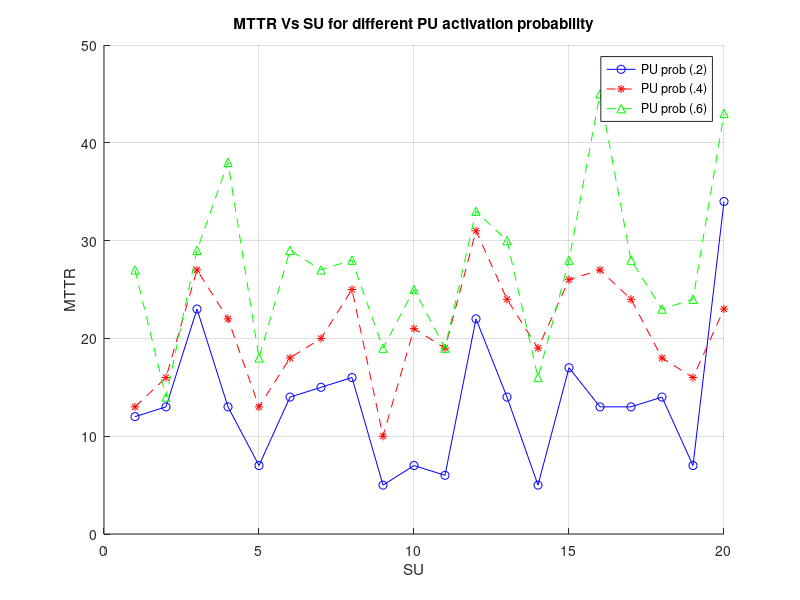
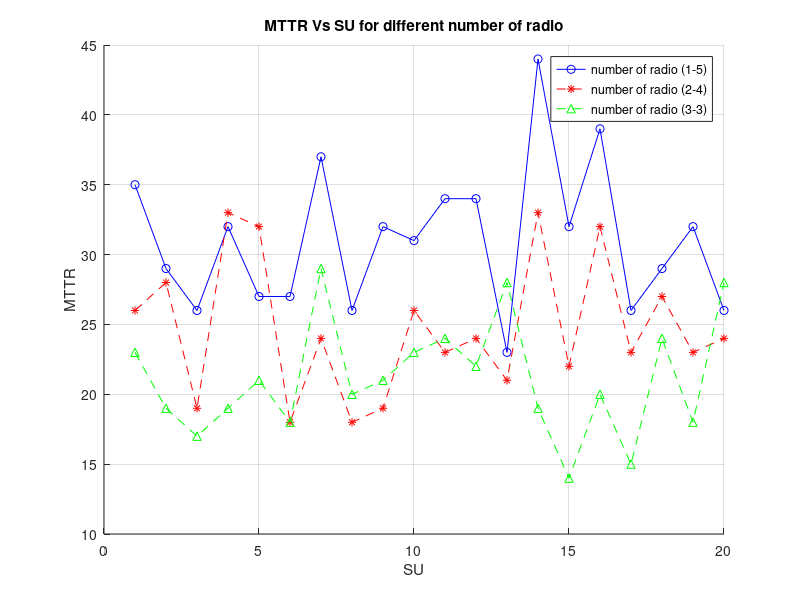
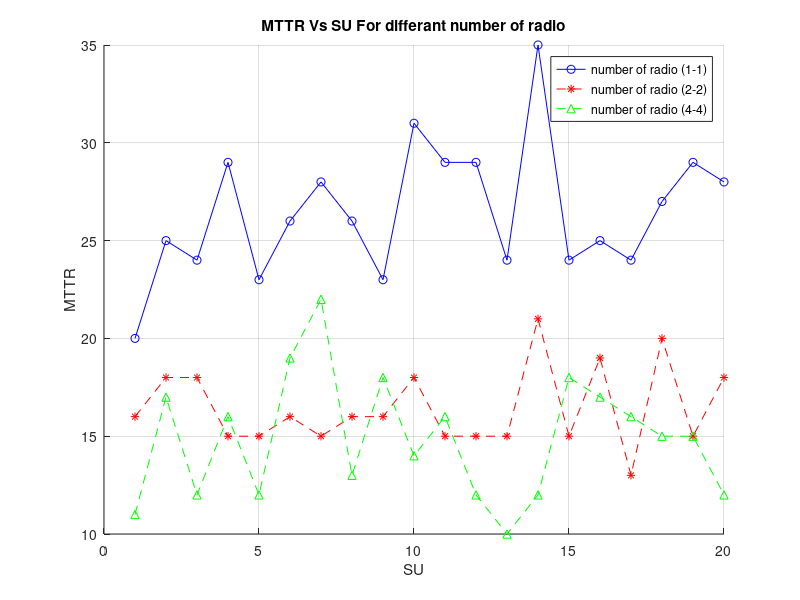
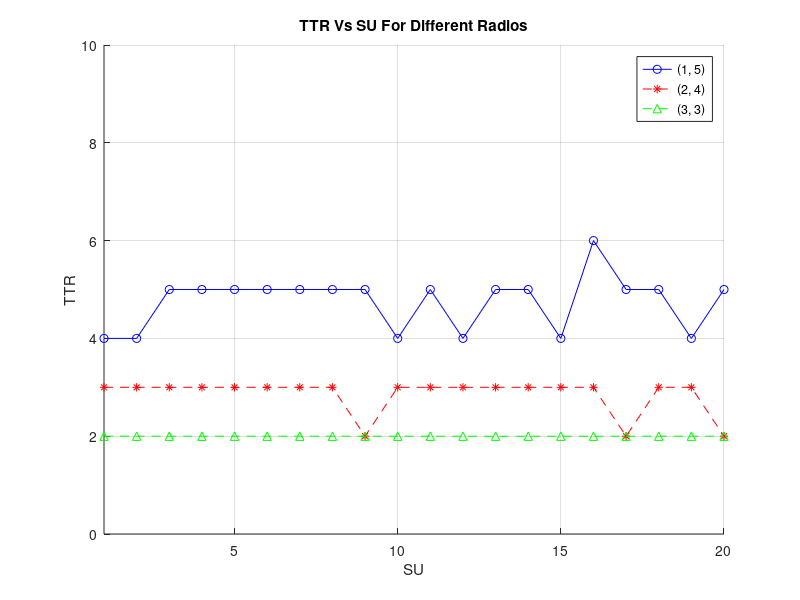

Source code (MATLAB) for these figures, in order:
%MTTR
MTTRPU2 = csvread('Maximum Time to rendezvous for Vs SU_PUprob(.2).csv');
MTTRPU4 = csvread('Maximum Time to rendezvous for Vs SU_PUprob(.4).csv');
MTTRPU6 = csvread('Maximum Time to rendezvous for Vs SU_PUprob(.6).csv');

X1 = MTTRPU2(:,1);
X2 = MTTRPU4(:,1);
X3 = MTTRPU6(:,1);

figure(1);
hold on ;
          
 plot(X1,'b-o');
 plot(X2,'r--*');
 plot(X3,'g--^');
 title('MTTR Vs SU for different PU activation probability');
 xlabel('SU');
 ylabel('MTTR');
 legend('PU prob (.2)','PU prob (.4)','PU prob (.6)');
 grid on;
 
MTTRR2 = csvread('Maximum Time to rendezvous for Vs SU_radio(1-5).csv');
MTTRR4 = csvread('Maximum Time to rendezvous for Vs SU_radio(2-4).csv');
MTTRR6 = csvread('Maximum Time to rendezvous for Vs SU_radio(3-3).csv');
X1 = MTTRR2(:,1);
X2 = MTTRR4(:,1);
X3 = MTTRR6(:,1);

figure(2);
hold on ;
          
 plot(X1,'b-o');
 plot(X2,'r--*');
 plot(X3,'g--^');
 grid on;
 title('MTTR Vs SU for different number of radio');
 xlabel('SU');
 ylabel('MTTR');
 legend('number of radio (1-5)','number of radio (2-4)','number of radio (3-3)');
 
 MTTRR22 = csvread('Maximum Time to rendezvous for Vs SU_radio(1-1).csv');
MTTRR44 = csvread('Maximum Time to rendezvous for Vs SU_radio(2-2).csv');
MTTRR66 = csvread('Maximum Time to rendezvous for Vs SU_radio(4-4).csv');
X1 = MTTRR22(:,1);
X2 = MTTRR44(:,1);
X3 = MTTRR66(:,1);

figure(3);
hold on ;
          
 plot(X1,'b-o');
 plot(X2,'r--*');
 plot(X3,'g--^');
 grid on;
 
 title('MTTR Vs SU For differant number of radio');
 xlabel('SU');
 ylabel('MTTR');
 legend('number of radio (1-1)','number of radio (2-2)','number of radio (4-4)');
 
 %*******************************************************************************************
 TTRVsSU15 = csvread('Average TTR VS SU(1, 5).csv');
 TTRVsSU24 = csvread('Average TTR VS SU(2, 4).csv');
 TTRVsSU33 = csvread('Average TTR VS SU(3, 3).csv');
 
 X1 = TTRVsSU15(:,1);
 X2 = TTRVsSU24(:,1);
 X3 = TTRVsSU33(:,1);
 
 figure(4);
 hold on ;
 plot(X1,'b-o');
 plot(X2,'r--*');
 plot(X3,'g--^');
 axis([-inf inf 0 10])
 grid on;
  
 title('TTR Vs SU For Different Radios');
 xlabel('SU');
 ylabel('TTR');
 legend('(1, 5)', '(2, 4)', '(3, 3)');
 
 %*******************************************************************************************
 
UtilizationVSBand = csvread('Utilization VS Band.csv');
%  TTRVsSU24 = csvread('Average TTR VS SU(2, 4).csv');
%  TTRVsSU33 = csvread('Average TTR VS SU(3, 3).csv');
 
X1 = UtilizationVSBand(:,1);
%  X2 = TTRVsSU24(:,1);
%  X3 = TTRVsSU33(:,1);
 
figure(5);
hold on;
plot(X1,'b-o');
%  plot(X2,'r--*');
%  plot(X3,'g--^');
axis([-inf inf 0 1])
grid on;
  
title('Utilization VS Band');
xlabel('Band');
ylabel('Utilization');
% legend('(1, 5)', '(2, 4)', '(3, 3)');
  
 
